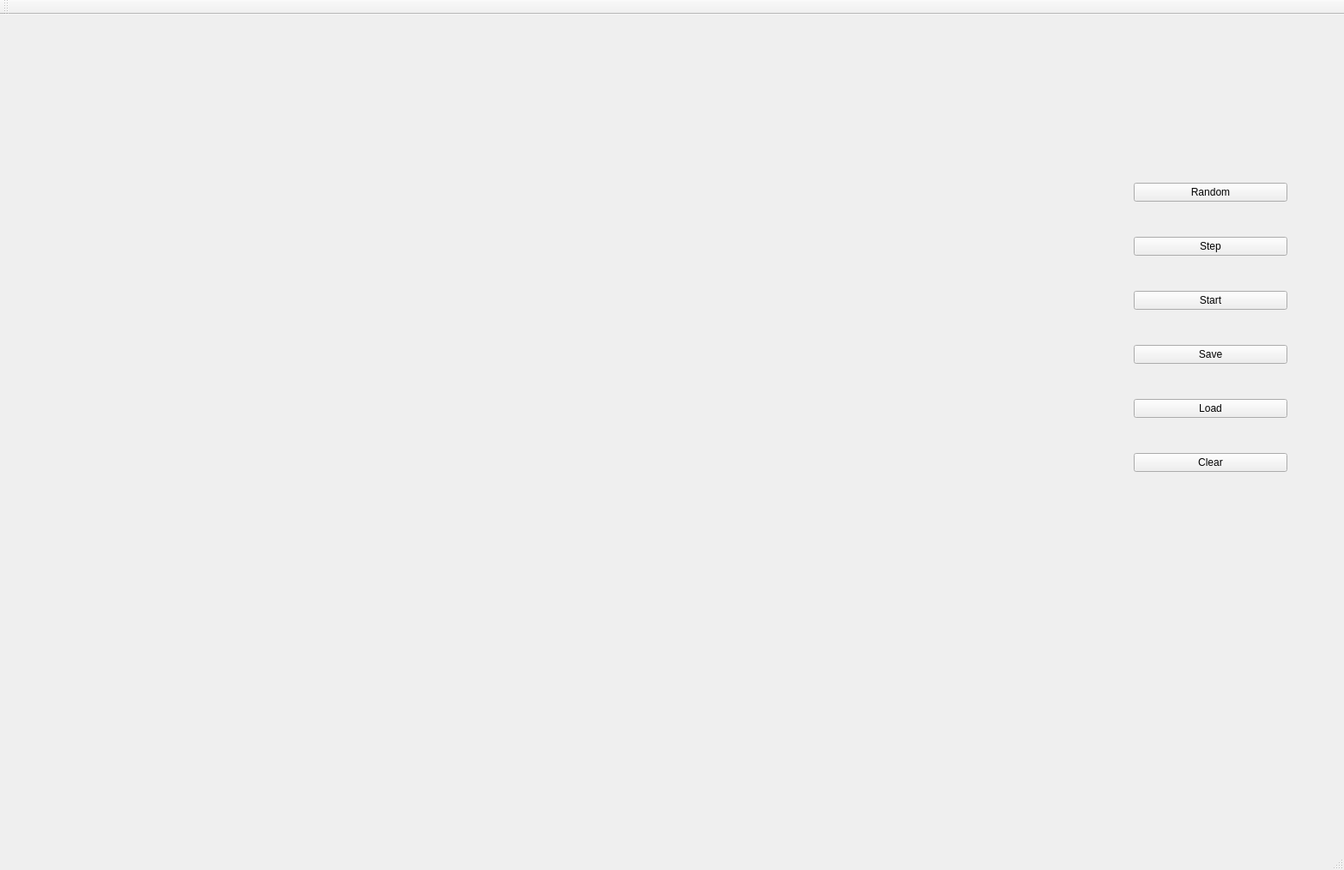
<?xml version="1.0" encoding="UTF-8"?>
<ui version="4.0">
 <class>MainWindow</class>
 <widget class="QMainWindow" name="MainWindow">
  <property name="geometry">
   <rect>
    <x>0</x>
    <y>0</y>
    <width>1566</width>
    <height>1014</height>
   </rect>
  </property>
  <property name="windowTitle">
   <string>MainWindow</string>
  </property>
  <widget class="QWidget" name="centralWidget">
   <widget class="QWidget" name="verticalLayoutWidget">
    <property name="geometry">
     <rect>
      <x>1310</x>
      <y>150</y>
      <width>201</width>
      <height>431</height>
     </rect>
    </property>
    <layout class="QVBoxLayout" name="verticalLayout">
     <item>
      <widget class="QPushButton" name="Random">
       <property name="text">
        <string>Random</string>
       </property>
      </widget>
     </item>
     <item>
      <widget class="QPushButton" name="Step">
       <property name="text">
        <string>Step</string>
       </property>
      </widget>
     </item>
     <item>
      <widget class="QPushButton" name="Start">
       <property name="text">
        <string>Start</string>
       </property>
      </widget>
     </item>
     <item>
      <widget class="QPushButton" name="Save">
       <property name="text">
        <string>Save</string>
       </property>
      </widget>
     </item>
     <item>
      <widget class="QPushButton" name="Load">
       <property name="text">
        <string>Load</string>
       </property>
      </widget>
     </item>
     <item>
      <widget class="QPushButton" name="Clear">
       <property name="text">
        <string>Clear</string>
       </property>
      </widget>
     </item>
    </layout>
   </widget>
  </widget>
  <widget class="QMenuBar" name="menuBar">
   <property name="geometry">
    <rect>
     <x>0</x>
     <y>0</y>
     <width>1566</width>
     <height>30</height>
    </rect>
   </property>
  </widget>
  <widget class="QToolBar" name="mainToolBar">
   <attribute name="toolBarArea">
    <enum>TopToolBarArea</enum>
   </attribute>
   <attribute name="toolBarBreak">
    <bool>false</bool>
   </attribute>
  </widget>
  <widget class="QStatusBar" name="statusBar"/>
 </widget>
 <layoutdefault spacing="6" margin="11"/>
 <resources/>
 <connections/>
</ui>
